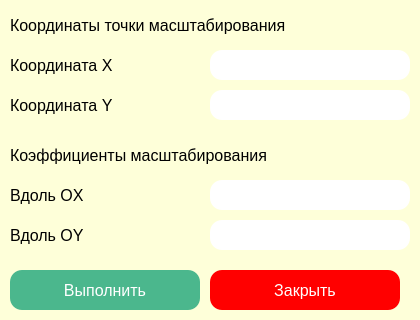
<?xml version="1.0" encoding="UTF-8"?>
<ui version="4.0">
 <class>ScalingWindow</class>
 <widget class="QDialog" name="ScalingWindow">
  <property name="geometry">
   <rect>
    <x>0</x>
    <y>0</y>
    <width>420</width>
    <height>320</height>
   </rect>
  </property>
  <property name="windowTitle">
   <string>Dialog</string>
  </property>
  <property name="styleSheet">
   <string notr="true">border-radius: 12px;
color: black;
background-color: rgb(254, 255, 217);
</string>
  </property>
  <widget class="QPushButton" name="pushButton">
   <property name="geometry">
    <rect>
     <x>10</x>
     <y>270</y>
     <width>190</width>
     <height>40</height>
    </rect>
   </property>
   <property name="font">
    <font>
     <pointsize>12</pointsize>
    </font>
   </property>
   <property name="styleSheet">
    <string notr="true">border-radius: 12px;
color: white;
background-color: rgb( 75, 183, 141 );</string>
   </property>
   <property name="text">
    <string>Выполнить</string>
   </property>
  </widget>
  <widget class="QLabel" name="label_2">
   <property name="geometry">
    <rect>
     <x>10</x>
     <y>90</y>
     <width>200</width>
     <height>30</height>
    </rect>
   </property>
   <property name="font">
    <font>
     <pointsize>12</pointsize>
    </font>
   </property>
   <property name="text">
    <string>Координата Y</string>
   </property>
  </widget>
  <widget class="QLabel" name="label">
   <property name="geometry">
    <rect>
     <x>10</x>
     <y>50</y>
     <width>200</width>
     <height>30</height>
    </rect>
   </property>
   <property name="font">
    <font>
     <pointsize>12</pointsize>
    </font>
   </property>
   <property name="text">
    <string>Координата X </string>
   </property>
  </widget>
  <widget class="QLineEdit" name="lineEdit_2">
   <property name="geometry">
    <rect>
     <x>210</x>
     <y>90</y>
     <width>200</width>
     <height>30</height>
    </rect>
   </property>
   <property name="font">
    <font>
     <pointsize>12</pointsize>
    </font>
   </property>
   <property name="styleSheet">
    <string notr="true">background-color: rgb(255, 255, 255);</string>
   </property>
  </widget>
  <widget class="QLineEdit" name="lineEdit">
   <property name="geometry">
    <rect>
     <x>210</x>
     <y>50</y>
     <width>200</width>
     <height>30</height>
    </rect>
   </property>
   <property name="font">
    <font>
     <pointsize>12</pointsize>
    </font>
   </property>
   <property name="styleSheet">
    <string notr="true">background-color: rgb(255, 255, 255);</string>
   </property>
  </widget>
  <widget class="QLabel" name="label_3">
   <property name="geometry">
    <rect>
     <x>10</x>
     <y>10</y>
     <width>400</width>
     <height>30</height>
    </rect>
   </property>
   <property name="font">
    <font>
     <pointsize>12</pointsize>
    </font>
   </property>
   <property name="text">
    <string>Координаты точки масштабирования</string>
   </property>
  </widget>
  <widget class="QLabel" name="label_4">
   <property name="geometry">
    <rect>
     <x>10</x>
     <y>140</y>
     <width>400</width>
     <height>30</height>
    </rect>
   </property>
   <property name="font">
    <font>
     <pointsize>12</pointsize>
    </font>
   </property>
   <property name="text">
    <string>Коэффициенты масштабирования</string>
   </property>
  </widget>
  <widget class="QLabel" name="label_5">
   <property name="geometry">
    <rect>
     <x>10</x>
     <y>180</y>
     <width>200</width>
     <height>30</height>
    </rect>
   </property>
   <property name="font">
    <font>
     <pointsize>12</pointsize>
    </font>
   </property>
   <property name="text">
    <string>Вдоль OX</string>
   </property>
  </widget>
  <widget class="QLineEdit" name="lineEdit_3">
   <property name="geometry">
    <rect>
     <x>210</x>
     <y>220</y>
     <width>200</width>
     <height>30</height>
    </rect>
   </property>
   <property name="font">
    <font>
     <pointsize>12</pointsize>
    </font>
   </property>
   <property name="styleSheet">
    <string notr="true">background-color: rgb(255, 255, 255);</string>
   </property>
  </widget>
  <widget class="QLineEdit" name="lineEdit_4">
   <property name="geometry">
    <rect>
     <x>210</x>
     <y>180</y>
     <width>200</width>
     <height>30</height>
    </rect>
   </property>
   <property name="font">
    <font>
     <pointsize>12</pointsize>
    </font>
   </property>
   <property name="styleSheet">
    <string notr="true">background-color: rgb(255, 255, 255);</string>
   </property>
  </widget>
  <widget class="QLabel" name="label_6">
   <property name="geometry">
    <rect>
     <x>10</x>
     <y>220</y>
     <width>200</width>
     <height>30</height>
    </rect>
   </property>
   <property name="font">
    <font>
     <pointsize>12</pointsize>
    </font>
   </property>
   <property name="text">
    <string>Вдоль OY</string>
   </property>
  </widget>
  <widget class="QPushButton" name="pushButton_2">
   <property name="geometry">
    <rect>
     <x>210</x>
     <y>270</y>
     <width>190</width>
     <height>40</height>
    </rect>
   </property>
   <property name="font">
    <font>
     <pointsize>12</pointsize>
    </font>
   </property>
   <property name="styleSheet">
    <string notr="true">border-radius: 12px;
color: white;
background-color: rgb(255, 0, 0);</string>
   </property>
   <property name="text">
    <string>Закрыть</string>
   </property>
  </widget>
 </widget>
 <resources/>
 <connections>
  <connection>
   <sender>pushButton_2</sender>
   <signal>clicked()</signal>
   <receiver>ScalingWindow</receiver>
   <slot>close()</slot>
   <hints>
    <hint type="sourcelabel">
     <x>363</x>
     <y>285</y>
    </hint>
    <hint type="destinationlabel">
     <x>412</x>
     <y>257</y>
    </hint>
   </hints>
  </connection>
 </connections>
</ui>
